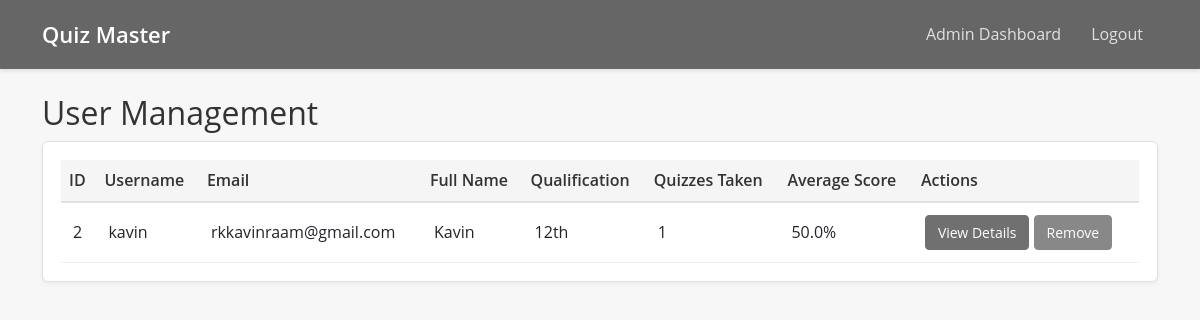
The app's page /admin/users (signed in) with its own data.
### models/__init__.py (models this page shows)
class User(UserMixin, db.Model):
    id = db.Column(db.Integer, primary_key=True)
    username = db.Column(db.String(80), unique=True, nullable=False)
    email = db.Column(db.String(120), unique=True, nullable=False)
    password = db.Column(db.String(120), nullable=False)
    full_name = db.Column(db.String(120))
    qualification = db.Column(db.String(120))
    dob = db.Column(db.Date)
    is_admin = db.Column(db.Boolean, default=False)
    scores = db.relationship('Score', backref='user', lazy=True)

### app.py (the view)
@app.route('/admin/users')
@login_required
def user_management():
    if not current_user.is_admin:
        return redirect(url_for('user_dashboard'))
    users = User.query.filter_by(is_admin=False).all()
    return render_template('admin/user_management.html', users=users)

### app.py (called while the page is built)
@login_manager.user_loader
def load_user(user_id):
    return User.query.get(int(user_id))

### templates/admin/user_management.html (shortened to what this page needs)
<!DOCTYPE html>
<html lang="en">
<head>
    <link href="https://cdn.jsdelivr.net/npm/bootstrap@5.1.3/dist/css/bootstrap.min.css" rel="stylesheet">
    <link href="{{ url_for('static', filename='style.css') }}" rel="stylesheet">
</head>
<body>
    <nav class="navbar navbar-expand-lg navbar-dark bg-primary">
        <div class="container">
            <a class="navbar-brand" href="{{ url_for('index') }}">Quiz Master</a>
            <div class="collapse navbar-collapse" id="navbarNav">
                <ul class="navbar-nav ms-auto">
                    {% if current_user.is_authenticated %}
                        {% if current_user.is_admin %}
                            <li class="nav-item">
                                <a class="nav-link" href="{{ url_for('admin_dashboard') }}">Admin Dashboard</a>
                            </li>
                        {% else %}
                            <li class="nav-item">
                                <a class="nav-link" href="{{ url_for('user_dashboard') }}">Dashboard</a>
                            </li>
                        {% endif %}
                        <li class="nav-item">
                            <a class="nav-link" href="{{ url_for('logout') }}">Logout</a>
                        </li>
                    {% endif %}
                </ul>
            </div>
        </div>
    </nav>
    <div class="container mt-4">
        <h2>User Management</h2>
        <div class="card">
            <div class="card-body">
                <div class="table-responsive">
                    <table class="table table-hover">
                        <thead>
                            <tr>
                                <th>ID</th>
                                <th>Username</th>
                                <th>Email</th>
                                <th>Full Name</th>
                                <th>Qualification</th>
                                <th>Quizzes Taken</th>
                                <th>Average Score</th>
                                <th>Actions</th>
                            </tr>
                        </thead>
                        <tbody>
                            {% for user in users %}
                            <tr>
                                <td>{{ user.id }}</td>
                                <td>{{ user.username }}</td>
                                <td>{{ user.email }}</td>
                                <td>{{ user.full_name }}</td>
                                <td>{{ user.qualification or 'Not specified' }}</td>
                                <td>{{ user.scores|length }}</td>
                                <td>
                                    {% if user.scores %}
                                        {% set total = user.scores|map(attribute='total_scored')|sum %}
                                        {{ "%.1f"|format(total / user.scores|length) }}%
                                    {% else %}
                                        No quizzes taken
                                    {% endif %}
                                </td>
                                <td>
                                    <button type="button" class="btn btn-sm btn-info" data-bs-toggle="modal" data-bs-target="#userModal{{ user.id }}">
                                        View Details
                                    </button>
                                    <button type="button" class="btn btn-sm btn-danger" data-bs-toggle="modal" data-bs-target="#deleteModal{{ user.id }}">
                                        Remove
                                    </button>
                                </td>
                            </tr>
                            {% endfor %}
                        </tbody>
                    </table>
                </div>
            </div>
        </div>
    </div>
</body>
</html>

### static/style.css (style rules this page uses)
* { margin: 0; padding: 0; box-sizing: border-box; }
body { font-family: 'Open Sans', sans-serif; line-height: 1.6; background-color: #f7f7f7; color: #333; }
.navbar { background-color: #666666 !important; padding: 12px 0; margin-bottom: 25px; box-shadow: 0 2px 4px rgba(0,0,0,0.1); }
.navbar-brand { font-size: 22px; font-weight: 600; }
.nav-link { color: rgba(255, 255, 255, 0.8) !important; padding: 8px 15px !important; }
.card { background: white; border: 1px solid #e0e0e0; border-radius: 6px; margin-bottom: 20px; box-shadow: 0 2px 4px rgba(0,0,0,0.05); transition: transform 0.2s ease-in-out, box-shadow 0.2s ease-in-out; animation: fadeIn 0.3s ease-out; }
.card-body { padding: 18px; }
.btn { padding: 8px 16px; border-radius: 4px; font-weight: 500; transition: all 0.2s; }
.btn-danger { background-color: #888888 !important; border-color: #888888 !important; color: white !important; }
.btn-info { background-color: #707070 !important; border-color: #707070 !important; color: white !important; }
.btn-sm { padding: 6px 12px; font-size: 0.875rem; }
.table { margin-bottom: 0; }
.table th { background-color: #f5f5f5; color: #333; font-weight: 600; border-bottom: 2px solid #dee2e6; }
.table td { padding: 12px; vertical-align: middle; border-bottom: 1px solid #eee; }

### records on screen
User: id "2", username "kavin", email "rkkavinraam@gmail.com", full_name "Kavin", qualification "12th", scores|length "1", scores "50.0"
